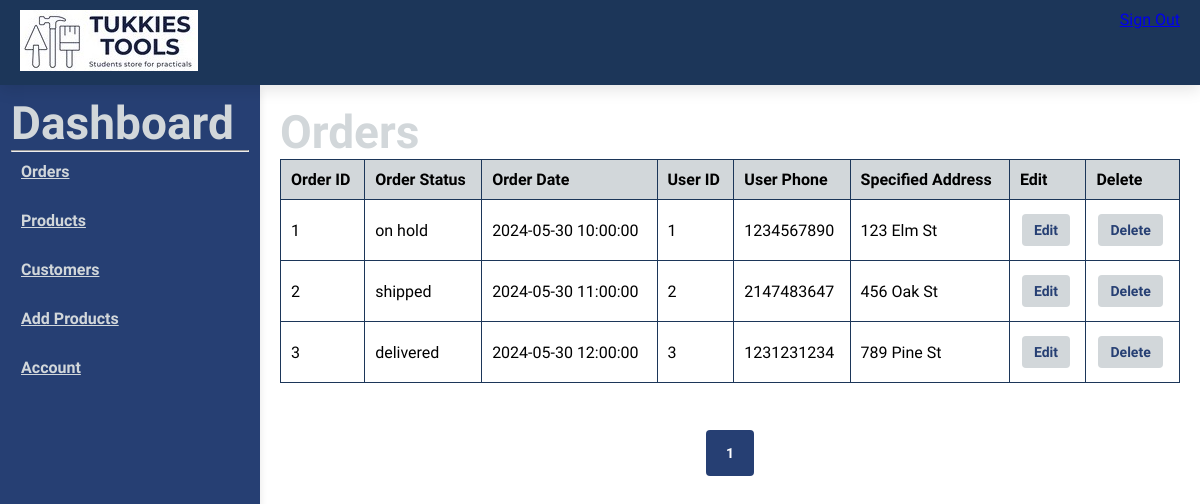
The page /admin/dashboard.php (signed in) on the database its author committed.
### tables this page shows
CREATE TABLE IF NOT EXISTS `orders` (
    `order_id` int(11) NOT NUll AUTO_INCREMENT, 
    `order_cost` DECIMAL(6,2) NOT NUll,
    `order_status` varchar(100) NOT NUll DEFAULT 'on hold',
    `user_id` INT(11) NOT NUll,
    `user_phone` int(11) NOT NUll,
    `user_city` varchar(255) NOT NUll,
    `user_address` varchar(255) NOT NUll,
    `order_date` DATETIME NOT NUll DEFAULT CURRENT_TIMESTAMP,
    PRIMARY KEY (`order_id`)
);

### admin/dashboard.php (the view, shortened to what this page needs)
<?php
include('admin_header.php');
$page_no = isset($_GET['page_no']) && $_GET['page_no'] != "" ? $_GET['page_no'] : 1;
$total_records_per_page = 10;
$offset = ($page_no - 1) * $total_records_per_page;
$stmt1 = $conn->prepare("SELECT COUNT(*) AS total_records FROM orders ORDER BY order_date DESC");
$stmt1->execute();
$stmt1->bind_result($total_records);
$total_no_of_pages = ceil($total_records / $total_records_per_page);
$stmt2 = $conn->prepare("SELECT * FROM orders LIMIT ?, ?");
$stmt2->bind_param("ii", $offset, $total_records_per_page);
$stmt2->execute();
$all_orders = $stmt2->get_result();
?>
<body>
    <div class="admin-container">
        <aside class="sidebar">
            <?php include('navbar.php'); ?>
        </aside>
        <main class="main-content">
            <section id="order-table">
                <h2>Orders</h2>
                <table>
                    <thead>
                        <tr>
                            <th>Order ID</th>
                            <th>Order Status</th>
                            <th>Order Date</th>
                            <th>User ID</th>
                            <th>User Phone</th>
                            <th>Specified Address</th>
                            <th>Edit</th>
                            <th>Delete</th>
                        </tr>
                    </thead>
                    <tbody>
                        <?php foreach($all_orders as $order) { ?>
                        <tr>
                            <td><?php echo $order['order_id']; ?></td>
                            <td><?php echo $order['order_status']; ?></td>
                            <td><?php echo $order['order_date']; ?></td>
                            <td><?php echo $order['user_id']; ?></td>
                            <td><?php echo $order['user_phone']; ?></td>
                            <td><?php echo $order['user_address']; ?></td>
                            <td><a href="edit_orders.php?order_id=<?php echo $order['order_id'];?>" class="btn">Edit</a></td>
                            <td><a href="delete_orders.php?order_id=<?php echo $order['order_id'];?>" class="btn">Delete</a></td> </tr>
                        <?php } ?>
                    </tbody>
                </table>
            </section>
            <section id="pagination" class="section-p1">
                <?php
                    $adjacents = 2;
                    $start = ($page_no > $adjacents) ? $page_no - $adjacents : 1;
                    $end = ($page_no + $adjacents < $total_no_of_pages) ? $page_no + $adjacents : $total_no_of_pages;
                    for ($i = $start; $i <= $end; $i++) {
                        if ($i == $page_no) {
                            echo "<a class='btn active' href='?page_no=$i'>$i</a>";
                        } else {
                            echo "<a class='btn' href='?page_no=$i'>$i</a>";
                        }
                    }
                ?>
            </section>
        </main>
    </div>
</body>
</html>

### admin/admin_header.php (shortened to what this page needs)
<!DOCTYPE html>
<html lang="en">
<head>
    <link rel="stylesheet" href="../assets/css/main.css">
    <link rel="stylesheet" href="../assets/css/mediaqueries.css">
</head>
<header>
    <a href="#"><img src= "../assets/images/website-assets/logo.png" class="logo" alt=""></a>
    <?php if(isset($_SESSION['admin_logged_in'])) { ?>
    <a href="admin_logout.php?logout=1">Sign Out</a>
    <?php } ?>
</header>

### admin/navbar.php
<h2>Dashboard</h2>
<hr style="color: white">
<ul>
    <li><a href="dashboard.php">Orders</a></li>
    <li><a href="products.php">Products</a></li>
    <li><a href="customers.php">Customers</a></li>
    <li><a href="create_product.php">Add Products</a></li>
    <li><a href="account.php">Account</a></li>
</ul>

### assets/css/main.css (style rules this page uses)
* { margin: 0; padding: 0; box-sizing: border-box; font-family: 'Chakra Petch', sans-serif; }
h2 { font-size: 46px; line-height: 54px; color: #d2d7da; }
body { min-height: 100vh; display: flex; flex-direction: column; width: 100%; }
.section-p1 { padding: 40px 80px; }
.btn { font-size: 14px; font-weight: 600; padding: 15px 30px; color: #263F73; background-color: #d2d7da; border-radius: 4px; cursor: pointer; outline: none; border: none; transition: 0.2s ease; margin: 3px; }
header { display: flex; align-content: center; justify-content: space-between; background-color: transparent; padding: 10px 20px; background: #1C3659; box-shadow: 0 5px 15px rgba(0, 0, 0, 0.1); z-index: 999; position: sticky; top: 0; left: 0; }
aside { float: left; position: sticky; top: 100px; width: 250px; margin-right: 20px; padding: 20px; background-color: #9298A6; border: 1px solid #263F73; border-radius: 40px; box-shadow: 0 4px 8px rgba(0, 0, 0, 0.1); }
aside p, aside a { font-weight: bold; margin-bottom: 10px; }
aside a { color: #d2d7da; padding: 10px; margin-bottom: 10px; display: block; }
#pagination { text-align: center; }
#pagination a { text-decoration: none; padding: 15px 20px; border-radius: 4px; font-weight: 600; }
#pagination .active { background-color: #263F73; color: white; }
#order-table, #orders-details { display:flexbox; }
#order-table th, #order-table td, #orders-details th, #orders-details td { border: 1px solid #1C3659; padding: 10px; text-align: left; }
#order-table th, #orders-details th { background-color: #d2d7da; }
#order-table td, #orders-details td { text-decoration: underline #ffffff; }
.btn { margin: auto; padding: auto; cursor: pointer; }
.admin-container { display: flex; height: 100vh; }
.sidebar { width: 260px; top: 0; border-radius: 0; padding: 10px; margin-right: 0; background-color: #263F73; position: sticky; }
.main-content { flex-grow: 1; padding: 20px; background-color: #fff; }
#order-table { margin-bottom: 20px; }
table { width: 100%; border-collapse: collapse; }
table a.btn { display: inline-block; padding: 8px 12px; margin: 4px 2px; text-decoration: none; border-radius: 4px; }
table, th, td { border: 1px solid #ddd; }
th, td { padding: 8px; text-align: left; }
th { background-color: #f2f2f2; }

### rows shown on the page
orders: order_id "1", order_status "on hold", order_date "2024-05-30 10:00:00", user "1", user_phone "1234567890", user_address "123 Elm St"
orders: order_id "2", order_status "shipped", order_date "2024-05-30 11:00:00", user "2", user_phone "2147483647", user_address "456 Oak St"
orders: order_id "3", order_status "delivered", order_date "2024-05-30 12:00:00", user "3", user_phone "1231231234", user_address "789 Pine St"
